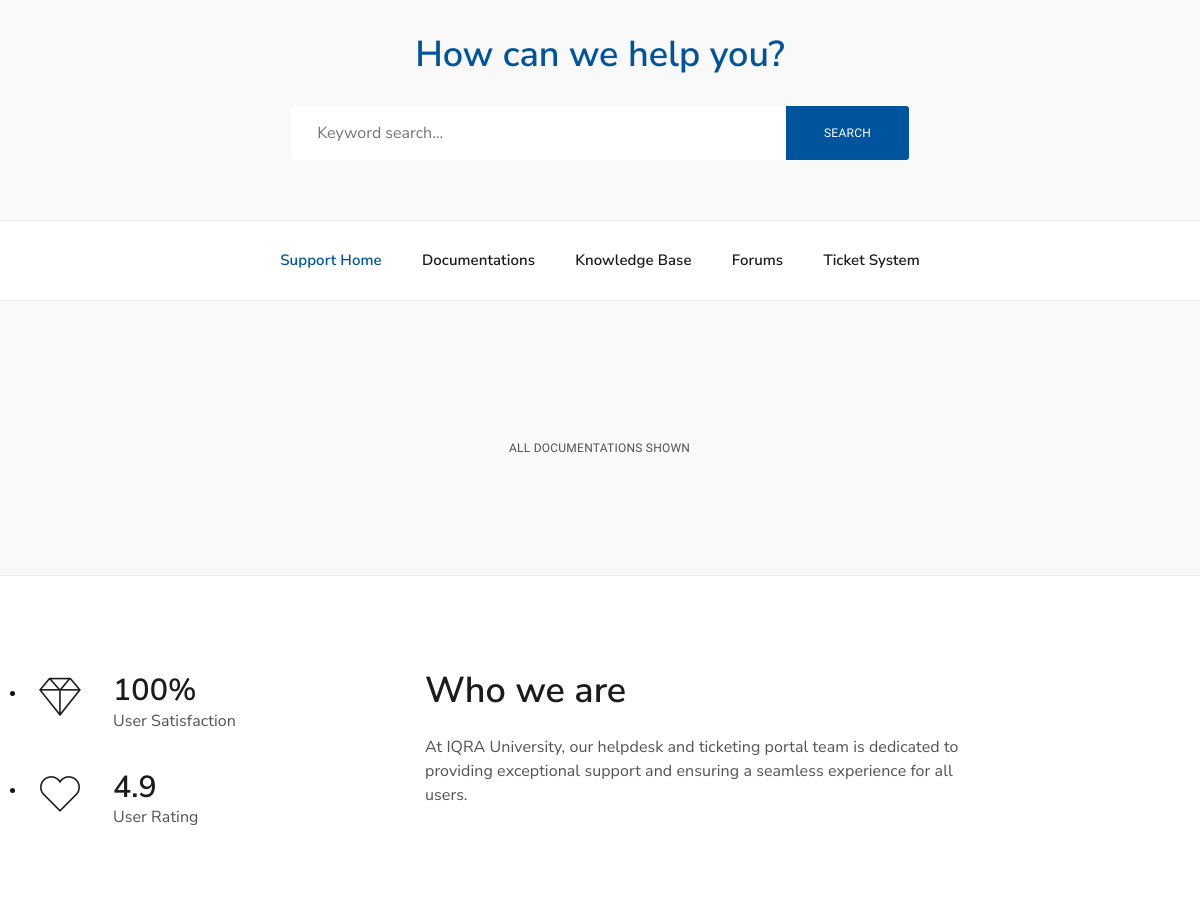
The page /documentations.php (middle part) on the database as committed earlier.
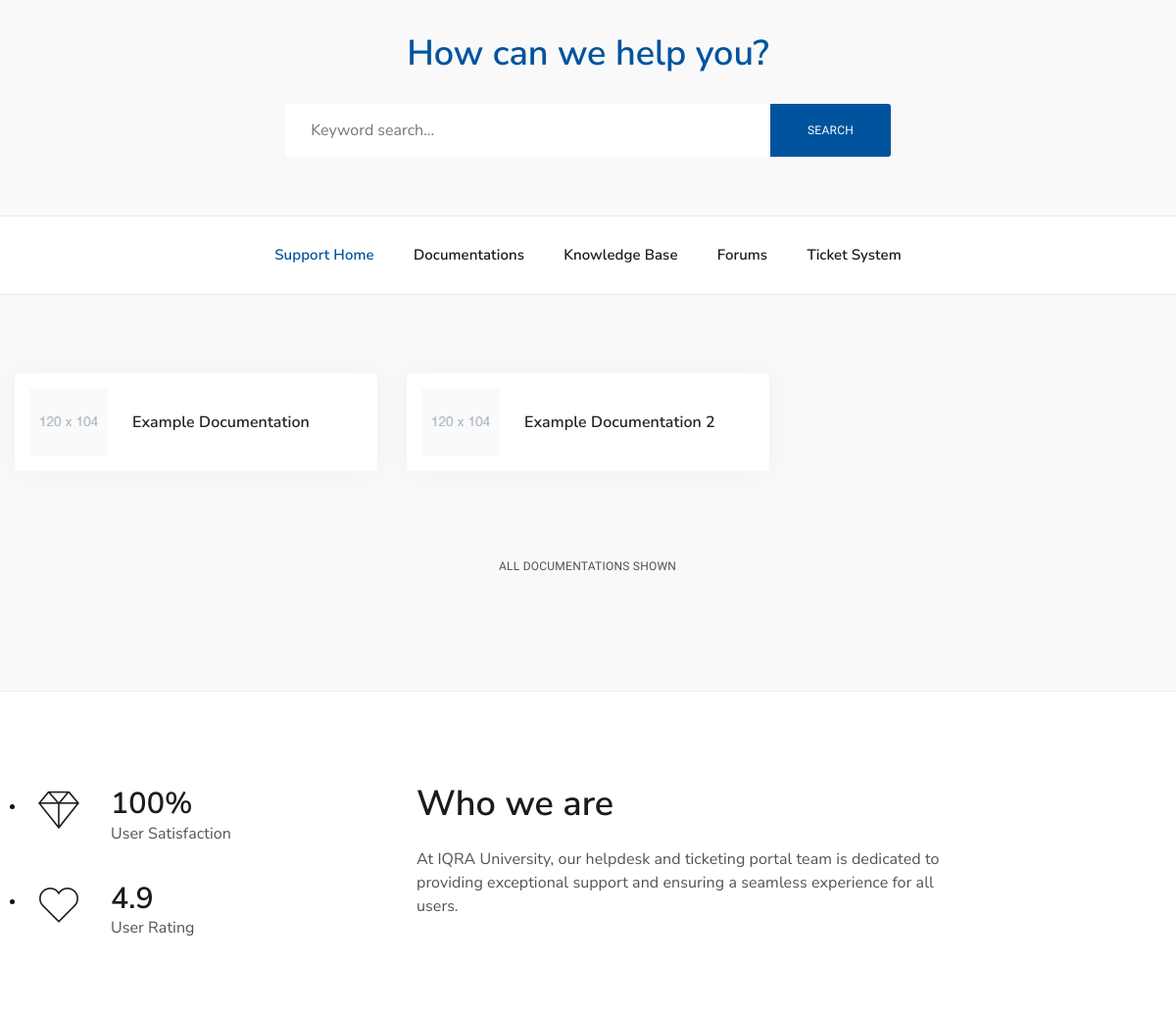
The same page on the database as committed later.
### tables this page shows
CREATE TABLE `documentations` (
  `id` int(10) UNSIGNED NOT NULL,
  `title` varchar(256) NOT NULL,
  `content` text NOT NULL,
  `date_published` datetime NOT NULL,
  `views` int(11) NOT NULL
);

### documentations.php (the view, shortened to what this page needs)
<!DOCTYPE html>
<html lang="en">
<head>
    <link rel="stylesheet" href="assets/vendor/bootstrap/dist/css/bootstrap.min.css">
    <link rel="stylesheet" href="assets/vendor/fancybox/dist/jquery.fancybox.min.css">
    <link rel="stylesheet" href="assets/vendor/pixeden-stroke-7-icon/pe-icon-7-stroke/dist/pe-icon-7-stroke.min.css">
    <link rel="stylesheet" type="text/css" href="assets/vendor/swiper/dist/css/swiper.min.css">
    <link rel="stylesheet" type="text/css" href="assets/vendor/bootstrap-select/dist/css/bootstrap-select.min.css">
    <link rel="stylesheet" type="text/css" href="assets/vendor/dropzone/dist/min/dropzone.min.css">
    <link rel="stylesheet" type="text/css" href="assets/vendor/quill/dist/quill.snow.css">
    <link rel="stylesheet" href="assets/css/amdesk.css">
    <link rel="stylesheet" href="assets/css/custom.css">
</head>
<body>
<?php
include ('php_scripts\header.php');
?>
    <div class="dx-main">
<div class="dx-box bg-grey-6">
    <div class="container" style="padding: 60px;">
    <div class="row justify-content-center">
            <div class="col-xl-7">
                <h1 class="h2 mb-30 text-main-1 text-center">How can we help you?</h1>
                <form action="#" class="dx-form dx-form-group-inputs">
                    <input type="text" name="" value="" class="form-control" placeholder="Keyword search...">
                    <button class="dx-btn dx-btn-lg">Search</button>
                </form>
            </div>
        </div>
    </div>
</div>
<div class="dx-box bg-white">
    <div class="container">
        <ul class="dx-links text-center">
            <li class="active"><a href="help-center.html">Support Home</a></li>
            <li><a href="documentations.html">Documentations</a></li>
            <li><a href="articles.html">Knowledge Base</a></li>
            <li><a href="forums.html">Forums</a></li>
            <li><a href="ticket.php">Ticket System</a></li>
        </ul>
    </div>
</div>
<div class="dx-box-5 pb-100 bg-grey-6">
    <div class="container">
        <div class="row vertical-gap">
            <?php
            $sql = "SELECT * FROM documentations";
            $result = mysqli_query($conn, $sql);
            while ($row = mysqli_fetch_assoc($result)) {
                echo '<div class="col-12 col-md-6 col-lg-4">';
                echo '<a href="documentations-details.php?documentation_id=' . $row['id'] . '" class="dx-portfolio-item dx-portfolio-item-style-2 dx-block-decorated">';
                echo '<span class="dx-portfolio-item-img">';
                echo '<img src="assets/images/product-1-sm.png" alt="">';
                echo '</span>';
                echo '<span class="dx-portfolio-item-title">' . $row['title'] . '</span>';
                echo '</a>';
                echo '</div>';
            }
            ?>
        </div>
        <div class="text-center mt-70">
            <a href="#" class="dx-btn dx-btn-grey dx-btn-lg dx-btn-load dx-btn-loaded" data-btn-loaded="all products shown">all documentations shown</a>
        </div>
    </div>
</div>
<div class="dx-separator"></div>
<div class="dx-box-1">
            <div class="container">
                <div class="row vertical-gap lg-gap">
                    <div class="col-lg-4">
                        <div class="dx-feature dx-feature-1">
                            <div class="dx-feature-decorated"></div>
                            <div class="dx-feature-icon">
                                <span class="icon pe-7s-diamond"></span>
                            </div>
                            <div class="dx-feature-cont">
                                <div class="dx-feature-title">100%</div>
                                <div class="dx-feature-text">User Satisfaction</div>
                            </div>
                        </div>
                        <div class="dx-feature dx-feature-1">
                            <div class="dx-feature-decorated"></div>
                            <div class="dx-feature-icon">
                                <span class="icon pe-7s-like"></span>
                            </div>
                            <div class="dx-feature-cont">
                                <div class="dx-feature-title">4.9</div>
                                <div class="dx-feature-text">User Rating</div>
                            </div>
                        </div>
                    </div>
                    <div class="col-lg-6">
                        <h2>Who we are</h2>
                        <p class="mb-0">At IQRA University, our helpdesk and ticketing portal team is dedicated to providing exceptional support and ensuring a seamless experience for all users.</p>
                    </div>
                </div>
            </div>
        </div>
<?php
include ('php_scripts\footer.php');
 ?>
</body>
</html>

Rows that differ between the two databases and show on the page:
added documentations: title "Example Documentation"
added documentations: title "Example Documentation 2"
